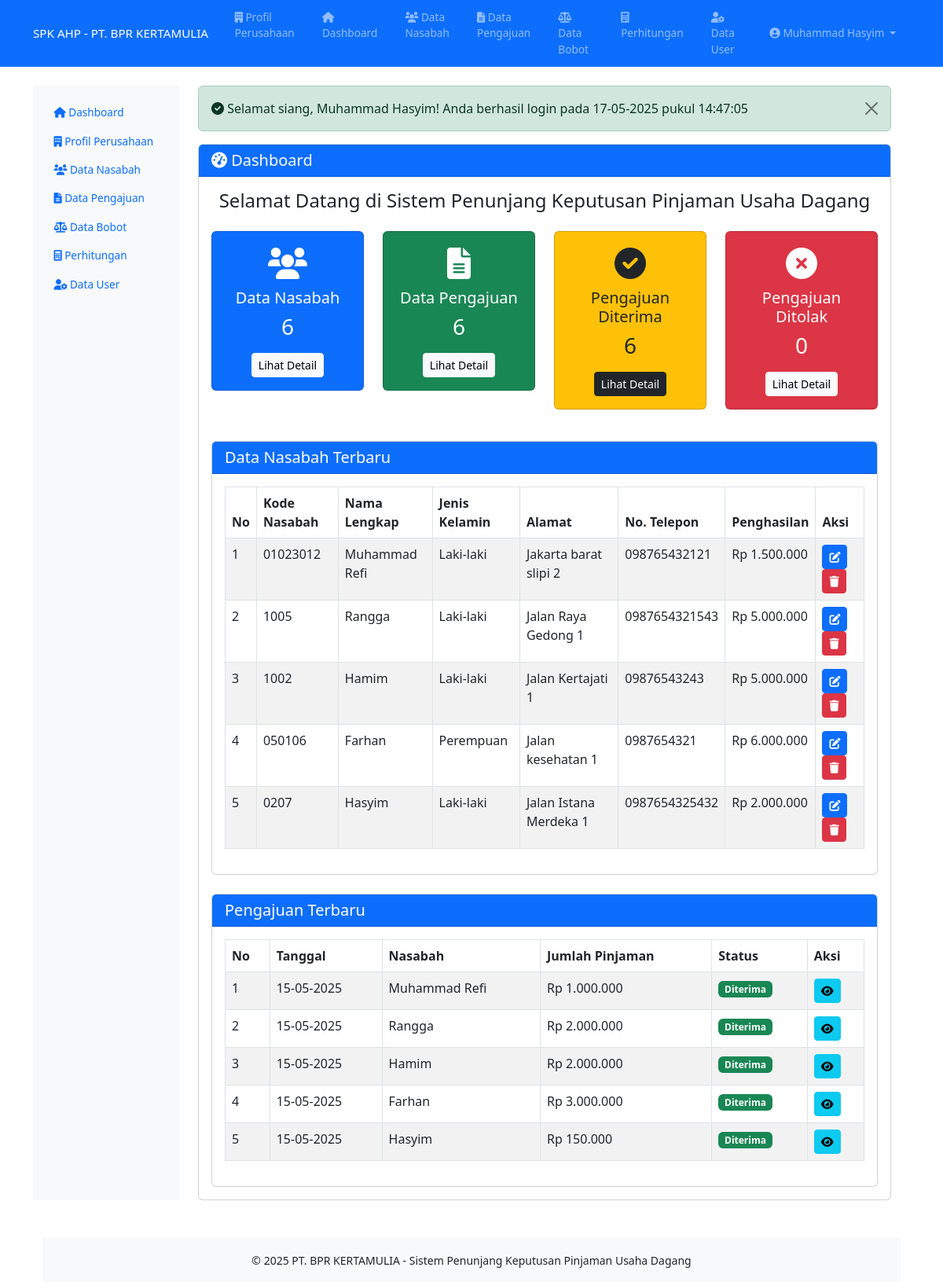
The app's page /dashboard (signed in) with its own data.
### tables this page shows
CREATE TABLE `nasabah` (
  `id` int NOT NULL,
  `kode_nasabah` varchar(20) NOT NULL,
  `nama_lengkap` varchar(100) NOT NULL,
  `nik` varchar(16) NOT NULL,
  `jenis_kelamin` enum('Laki-laki','Perempuan') NOT NULL,
  `tempat_lahir` varchar(50) NOT NULL,
  `tanggal_lahir` date NOT NULL,
  `alamat` text NOT NULL,
  `no_telepon` varchar(15) NOT NULL,
  `pekerjaan` varchar(100) NOT NULL,
  `penghasilan_bulanan` decimal(12,2) NOT NULL DEFAULT '0.00',
  `jumlah_tanggungan` int DEFAULT '0',
  `status_pernikahan` enum('Belum Menikah','Menikah','Cerai') NOT NULL,
  `created_at` timestamp NULL DEFAULT CURRENT_TIMESTAMP,
  `updated_at` timestamp NULL DEFAULT CURRENT_TIMESTAMP ON UPDATE CURRENT_TIMESTAMP
);

CREATE TABLE `pengajuan` (
  `id` int NOT NULL,
  `kode_pengajuan` varchar(20) NOT NULL,
  `nasabah_id` int NOT NULL,
  `tanggal_pengajuan` date NOT NULL,
  `kondisi_ekonomi` varchar(50) DEFAULT NULL,
  `karakter` varchar(50) DEFAULT NULL,
  `modal` varchar(100) DEFAULT NULL,
  `kemampuan` varchar(20) NOT NULL,
  `status_pengajuan` varchar(20) DEFAULT 'Diajukan',
  `jumlah_pinjaman` decimal(15,2) NOT NULL,
  `created_by` int NOT NULL,
  `created_at` timestamp NULL DEFAULT CURRENT_TIMESTAMP,
  `updated_at` timestamp NULL DEFAULT CURRENT_TIMESTAMP ON UPDATE CURRENT_TIMESTAMP,
  `jaminan` varchar(255) DEFAULT NULL,
  `nilai_jaminan` decimal(15,2) DEFAULT NULL,
  `jangka_waktu` int DEFAULT NULL,
  `tujuan_pinjaman` varchar(255) DEFAULT NULL,
  `status` varchar(50) DEFAULT 'pending'
);

### models/Nasabah.php (called while the page is built, shortened)
<?php
require_once 'config/database.php';
class Nasabah {
    private $conn;
    private $table_name = "nasabah";
    public function __construct() {
        $database = new Database();
        $this->conn = $database->getConnection();
    }
    public function getLatest($limit = 5) {
        $query = "SELECT * FROM " . $this->table_name . " ORDER BY created_at DESC LIMIT :limit";
        $stmt = $this->conn->prepare($query);
        $stmt->bindParam(':limit', $limit, PDO::PARAM_INT);
        $stmt->execute();
        $nasabah_terbaru = [];
        while ($row = $stmt->fetch(PDO::FETCH_ASSOC)) {
            $nasabah_terbaru[] = $row;
        }
        return $nasabah_terbaru;
    }
    public function countAll() {
        $query = "SELECT COUNT(*) as total FROM " . $this->table_name;
        $stmt = $this->conn->prepare($query);
        $stmt->execute();
        $row = $stmt->fetch(PDO::FETCH_ASSOC);
        return $row['total'];
    }
}
?>

### config/database.php (called while the page is built, shortened)
<?php
class Database {
    private $host = "localhost";
    private $username = "root";
    private $password = "root";
    private $database = "spk_ahp";
    public function getConnection() {
        $this->conn = null;
        try {
            $this->conn = new PDO("mysql:host=" . $this->host . ";dbname=" . $this->database, $this->username, $this->password);
            $this->conn->setAttribute(PDO::ATTR_ERRMODE, PDO::ERRMODE_EXCEPTION);
        } catch(PDOException $e) {
            echo "Connection error: " . $e->getMessage();
        }
        return $this->conn;
    }
}
?>

### models/Pengajuan.php (called while the page is built, shortened)
<?php
require_once 'config/database.php';
class Pengajuan {
    private $conn;
    private $table_name = "pengajuan";
    public function __construct() {
        $database = new Database();
        $this->conn = $database->getConnection();
    }
    public function countAll() {
        $query = "SELECT COUNT(*) as total FROM " . $this->table_name;
        $stmt = $this->conn->prepare($query);
        $stmt->execute();
        $row = $stmt->fetch(PDO::FETCH_ASSOC);
        return $row['total'];
    }
    public function countByStatus($status) {
        try {
            $query = "SHOW COLUMNS FROM " . $this->table_name . " LIKE 'status_pengajuan'";
            $stmt = $this->conn->prepare($query);
            $stmt->execute();
            $column_exists = $stmt->rowCount() > 0;
            if ($column_exists) {
                $query = "SELECT COUNT(*) as total FROM " . $this->table_name . " WHERE status_pengajuan = :status_pengajuan";
                $stmt = $this->conn->prepare($query);
                $stmt->bindParam(':status_pengajuan', $status);
                $stmt->execute();
                $row = $stmt->fetch(PDO::FETCH_ASSOC);
                return $row['total'];
            } else {
                return 0;
            }
        } catch (Exception $e) {
            return 0;
        }
    }
    public function getLatest($limit = 5) {
        $query = "SELECT p.*, n.nama_lengkap as nama_nasabah, p.tanggal_pengajuan as tanggal, p.status_pengajuan
                  FROM " . $this->table_name . " p
                  LEFT JOIN nasabah n ON p.nasabah_id = n.id
                  ORDER BY p.created_at DESC LIMIT :limit";
        $stmt = $this->conn->prepare($query);
        $stmt->bindParam(':limit', $limit, PDO::PARAM_INT);
        $stmt->execute();
        $pengajuan_terbaru = [];
        while ($row = $stmt->fetch(PDO::FETCH_ASSOC)) {
            $pengajuan_terbaru[] = $row;
        }
        return $pengajuan_terbaru;
    }
}
?>

### views/templates/dashboard.php (the view, shortened to what this page needs)
<div class="row">
    <div class="col-md-12">
        <?php if (isset($_SESSION['welcome_message'])): ?>
            <div class="alert alert-success alert-dismissible fade show" role="alert">
                <i class="fas fa-check-circle"></i> <?= $_SESSION['welcome_message']; ?>
                <button type="button" class="btn-close" data-bs-dismiss="alert" aria-label="Close"></button>
            </div>
        <?php endif; ?>
        <div class="card">
            <div class="card-header bg-primary text-white">
                <h5 class="mb-0"><i class="fas fa-tachometer-alt"></i> Dashboard</h5>
            </div>
            <div class="card-body">
                <h4 class="text-center mb-4">Selamat Datang di Sistem Penunjang Keputusan Pinjaman Usaha Dagang</h4>
                <div class="row">
                    <div class="col-md-3">
                        <div class="card bg-primary text-white mb-3">
                            <div class="card-body text-center">
                                <h1><i class="fas fa-users"></i></h1>
                                <h5>Data Nasabah</h5>
                                <h3><?= $total_nasabah ?? 0 ?></h3>
                                <a href="nasabah" class="btn btn-light btn-sm mt-2">Lihat Detail</a>
                            </div>
                        </div>
                    </div>
                    <div class="col-md-3">
                        <div class="card bg-success text-white mb-3">
                            <div class="card-body text-center">
                                <h1><i class="fas fa-file-alt"></i></h1>
                                <h5>Data Pengajuan</h5>
                                <h3><?= $total_pengajuan ?? 0 ?></h3>
                                <a href="pengajuan" class="btn btn-light btn-sm mt-2">Lihat Detail</a>
                            </div>
                        </div>
                    </div>
                    <div class="col-md-3">
                        <div class="card bg-warning text-dark mb-3">
                            <div class="card-body text-center">
                                <h1><i class="fas fa-check-circle"></i></h1>
                                <h5>Pengajuan Diterima</h5>
                                <h3><?= $pengajuan_diterima ?? 0 ?></h3>
                                <a href="pengajuan" class="btn btn-dark btn-sm mt-2">Lihat Detail</a>
                            </div>
                        </div>
                    </div>
                    <div class="col-md-3">
                        <div class="card bg-danger text-white mb-3">
                            <div class="card-body text-center">
                                <h1><i class="fas fa-times-circle"></i></h1>
                                <h5>Pengajuan Ditolak</h5>
                                <h3><?= $pengajuan_ditolak ?? 0 ?></h3>
                                <a href="pengajuan" class="btn btn-light btn-sm mt-2">Lihat Detail</a>
                            </div>
                        </div>
                    </div>
                </div>
                <div class="row mt-4">
                    <div class="col-md-12">
                        <div class="card">
                            <div class="card-header bg-primary text-white">
                                <h5 class="mb-0">Data Nasabah Terbaru</h5>
                            </div>
                            <div class="card-body">
                                <div class="table-responsive">
                                    <table class="table table-bordered table-striped">
                                        <thead>
                                            <tr>
                                                <th>No</th>
                                                <th>Kode Nasabah</th>
                                                <th>Nama Lengkap</th>
                                                <th>Jenis Kelamin</th>
                                                <th>Alamat</th>
                                                <th>No. Telepon</th>
                                                <th>Penghasilan</th>
                                                <th>Aksi</th>
                                            </tr>
                                        </thead>
                                        <tbody>
                                            <?php if (isset($nasabah_terbaru) && count($nasabah_terbaru) > 0): ?>
                                                <?php $no = 1; foreach ($nasabah_terbaru as $nasabah): ?>
                                                <tr>
                                                    <td><?= $no++ ?></td>
                                                    <td><?= htmlspecialchars($nasabah['kode_nasabah']) ?></td>
                                                    <td><?= htmlspecialchars($nasabah['nama_lengkap']) ?></td>
                                                    <td><?= htmlspecialchars($nasabah['jenis_kelamin']) ?></td>
                                                    <td><?= htmlspecialchars($nasabah['alamat']) ?></td>
                                                    <td><?= htmlspecialchars($nasabah['no_telepon']) ?></td>
                                                    <td>Rp <?= number_format($nasabah['penghasilan_bulanan'], 0, ',', '.') ?></td>
                                                    <td>
                                                        <a href="nasabah/edit/<?= $nasabah['id'] ?>" class="btn btn-primary btn-sm"><i class="fas fa-edit"></i></a>
                                                        <a href="javascript:void(0)" onclick="confirmDelete(<?= $nasabah['id'] ?>)" class="btn btn-danger btn-sm"><i class="fas fa-trash"></i></a>
                                                    </td>
                                                </tr>
                                                <?php endforeach; ?>
                                            <?php else: ?>
                                                <tr>
                                                    <td colspan="8" class="text-center">Tidak ada data nasabah terbaru</td>
                                                </tr>
                                            <?php endif; ?>
                                        </tbody>
                                    </table>
                                </div>
                            </div>
                        </div>
                    </div>
                </div>
                <div class="row mt-4">
                    <div class="col-md-12">
                        <div class="card">
                            <div class="card-header bg-primary text-white">
                                <h5 class="mb-0">Pengajuan Terbaru</h5>
                            </div>
                            <div class="card-body">
                                <div class="table-responsive">
                                    <table class="table table-bordered table-striped">
                                        <thead>
                                            <tr>
                                                <th>No</th>
                                                <th>Tanggal</th>
                                                <th>Nasabah</th>
                                                <th>Jumlah Pinjaman</th>
                                                <th>Status</th>
                                                <th>Aksi</th>
                                            </tr>
                                        </thead>
                                        <tbody>
                                            <?php if (isset($pengajuan_terbaru) && count($pengajuan_terbaru) > 0): ?>
                                                <?php $no = 1; foreach ($pengajuan_terbaru as $pengajuan): ?>
                                                <tr>
                                                    <td><?= $no++ ?></td>
                                                    <td><?= date('d-m-Y', strtotime($pengajuan['tanggal'])) ?></td>
                                                    <td><?= $pengajuan['nama_nasabah'] ?></td>
                                                    <td>Rp <?= number_format($pengajuan['jumlah_pinjaman'], 0, ',', '.') ?></td>
                                                    <td>
                                                        <?php if (isset($pengajuan['status_pengajuan']) && $pengajuan['status_pengajuan'] == 'Diterima'): ?>
                                                            <span class="badge bg-success">Diterima</span>
                                                        <?php elseif (isset($pengajuan['status_pengajuan']) && $pengajuan['status_pengajuan'] == 'Ditolak'): ?>
                                                            <span class="badge bg-danger">Ditolak</span>
                                                        <?php elseif (isset($pengajuan['status_pengajuan']) && $pengajuan['status_pengajuan'] == 'Diproses'): ?>
                                                            <span class="badge bg-warning text-dark">Diproses</span>
                                                        <?php else: ?>
                                                            <span class="badge bg-warning text-dark">Diajukan</span>
                                                        <?php endif; ?>
                                                    </td>
                                                    <td>
                                                        <a href="pengajuan/detail?id=<?= $pengajuan['id'] ?>" class="btn btn-info btn-sm"><i class="fas fa-eye"></i></a>
                                                    </td>
                                                </tr>
                                                <?php endforeach; ?>
                                            <?php else: ?>
                                                <tr>
                                                    <td colspan="6" class="text-center">Tidak ada data pengajuan terbaru</td>
                                                </tr>
                                            <?php endif; ?>
                                        </tbody>
                                    </table>
                                </div>
                            </div>
                        </div>
                    </div>
                </div>
            </div>
        </div>
    </div>
</div>

### records on screen
nasabah: kode_nasabah "01023012", nama_lengkap "Muhammad Refi", jenis_kelamin "Laki-laki", alamat "Jakarta barat slipi 2", no_telepon "098765432121", penghasilan_bulanan "1.500.000"
nasabah: kode_nasabah "1005", nama_lengkap "Rangga", jenis_kelamin "Laki-laki", alamat "Jalan Raya Gedong 1", no_telepon "0987654321543", penghasilan_bulanan "5.000.000"
nasabah: kode_nasabah "1002", nama_lengkap "Hamim", jenis_kelamin "Laki-laki", alamat "Jalan Kertajati 1", no_telepon "09876543243", penghasilan_bulanan "5.000.000"
nasabah: kode_nasabah "050106", nama_lengkap "Farhan", jenis_kelamin "Perempuan", alamat "Jalan kesehatan 1", no_telepon "0987654321", penghasilan_bulanan "6.000.000"
nasabah: kode_nasabah "0207", nama_lengkap "Hasyim", jenis_kelamin "Laki-laki", alamat "Jalan Istana Merdeka 1", no_telepon "0987654325432", penghasilan_bulanan "2.000.000"
pengajuan: tanggal_pengajuan "15-05-2025", nasabah.nama_lengkap "Muhammad Refi", jumlah_pinjaman "1.000.000", status_pengajuan "Diterima"
pengajuan: tanggal_pengajuan "15-05-2025", nasabah.nama_lengkap "Rangga", jumlah_pinjaman "2.000.000", status_pengajuan "Diterima"
pengajuan: tanggal_pengajuan "15-05-2025", nasabah.nama_lengkap "Hamim", jumlah_pinjaman "2.000.000", status_pengajuan "Diterima"
pengajuan: tanggal_pengajuan "15-05-2025", nasabah.nama_lengkap "Farhan", jumlah_pinjaman "3.000.000", status_pengajuan "Diterima"
pengajuan: tanggal_pengajuan "15-05-2025", nasabah.nama_lengkap "Hasyim", jumlah_pinjaman "150.000", status_pengajuan "Diterima"

### other values on screen
$_SESSION['nama_lengkap'] "Muhammad Hasyim"
$_SESSION['welcome_message'] "Selamat siang, Muhammad Hasyim! Anda berhasil login pada 17-05-2025 pukul 14:47:05"
$total_nasabah "6"
$total_pengajuan "6"
$pengajuan_diterima "6"
$pengajuan_ditolak "0"
